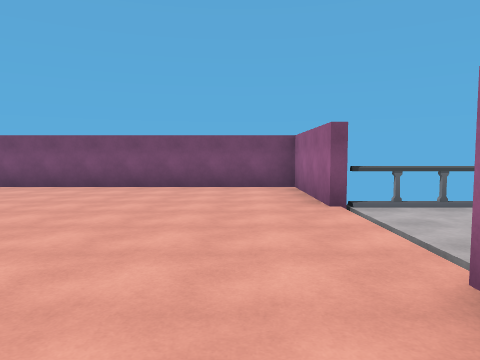
[1] (above)

14 first-person views from a walk through a scene from a Unity 3-D project. The camera is 1.5 m above the floor, tilts 4° down and sees 70° across. The floor is counted in squares, 2 m on a side. Each view is taken from the middle of a square. On the plan, view 1 faces up. The plan holds only what a view shows up to about 11 squares ahead; the rest is blank. The player is left out. Some animated figures are left out. Some surface patterns are stand-ins.

[2]
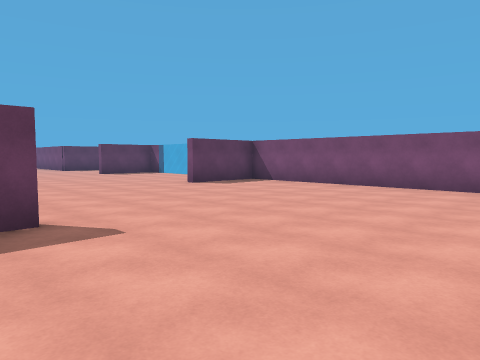

[3]
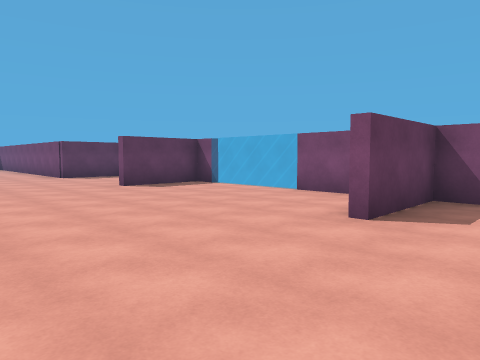

[4]
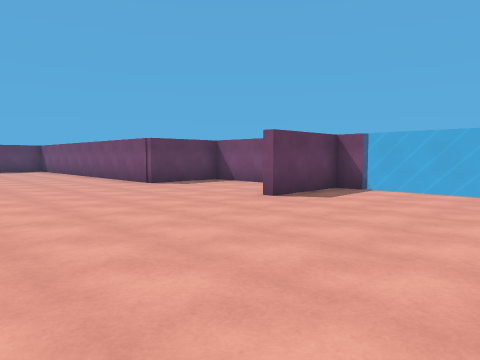

[5]
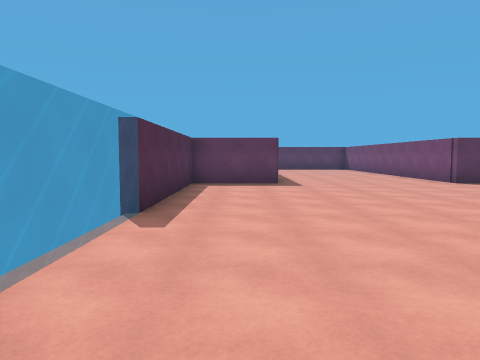

[6]
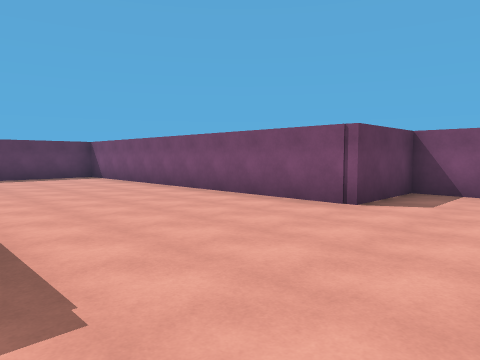

[7]
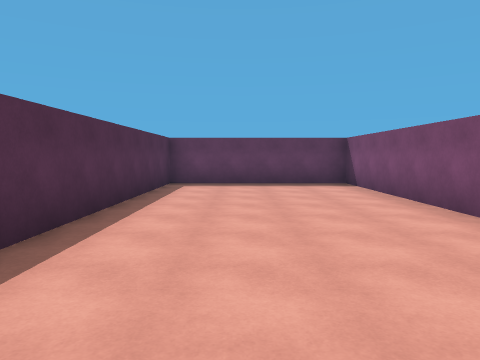

[8]
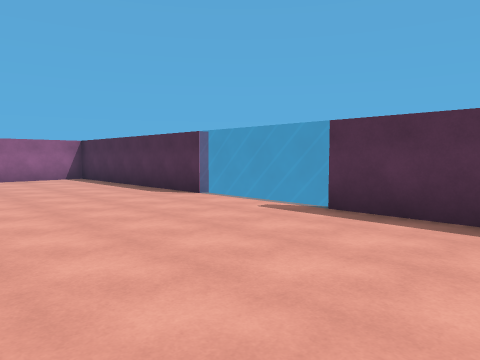

[9]
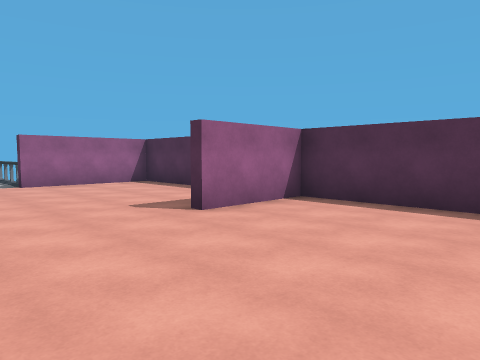

[10]
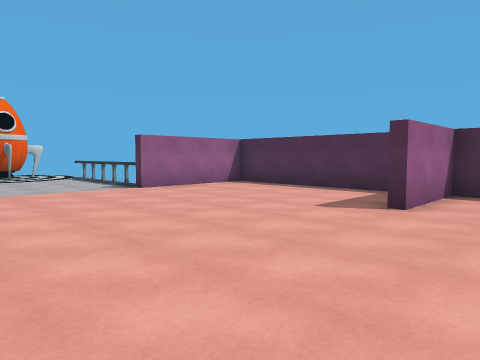

[11]
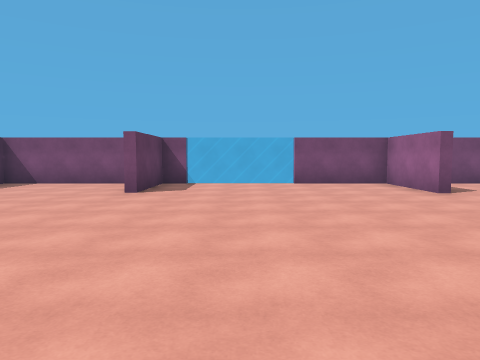

[12]
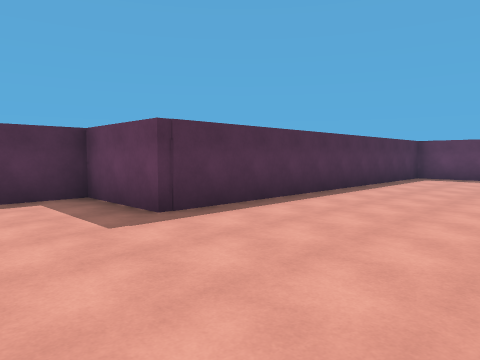

[13]
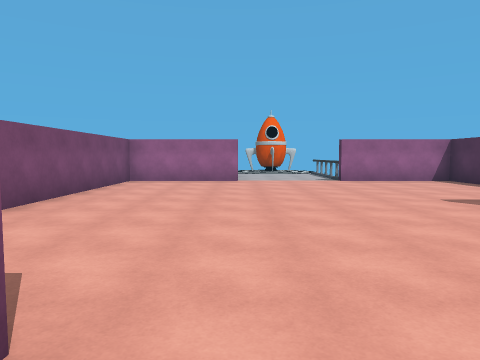

[14]
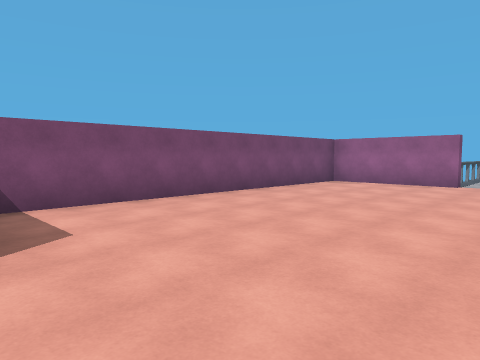

### Floor plan
Points are (right, up) in squares from view 1. A wall is a line through its corners. A room is listed if a view was taken in it or the views show most of it. See-through windows are left out.
Room 1 (views 1, 2, 3, 4, 5, 6, 7, 8, 9, 10, 11, 12, 13, 14)
walls: (-8, 5.9) (-8, 8.3) (-10.5, 8.3); (-10.6, -1.3) (-4.3, -1.3) (-4.3, 1.1); (-14.1, 8.3) (-14.1, 5.9); (-15.1, 8.3) (-18.4, 8.3) (-18.4, 5.9) (-28.4, 5.9) (-28.4, 1.1) (-18.4, 1.1) (-18.4, -1.3) (-13.4, -1.3); (-4, 1.1) (-4, 0.6); (-3.1, -1.3) (1.3, -1.3) (1.3, 2); (1.8, 1.9) (4.5, 1.9); (3.9, 5.1) (1.3, 5.1) (1.3, 8.3) (-7.7, 8.3) (-7.7, 5.9)

Positions as (right, up) in squares from view 1, and headings:
1: (0, 0), facing up
2: (0, 0), facing up-left
3: (-6, 2), facing up-left
4: (-10, 1), facing up-left
5: (-9, 0), facing left
6: (-16, 1), facing up-left
7: (-19, 3), facing left
8: (-16, 3), facing down-right
9: (-8, 4), facing down-right
10: (-6, 6), facing down-right
11: (-12, -1), facing up
12: (-16, 5), facing down-left
13: (-9, 5), facing right
14: (-8, 3), facing up-right
